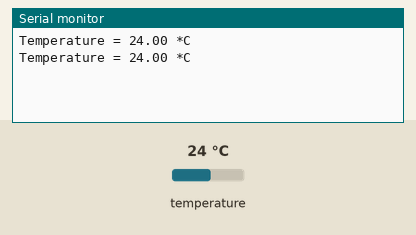
This sketch was run on a simulated ESP8266 (Wemos D1 mini). Shown: the last lines printed to the serial monitor. The test bench sets the inputs (shaded band); at power-on: temperature 24 °C.

Above: at 2.8 s.
2.9 s: temperature set to 12 °C
At 5.3 s:
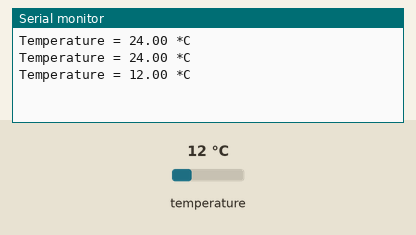
5.7 s: temperature set to 19 °C
At 7.2 s:
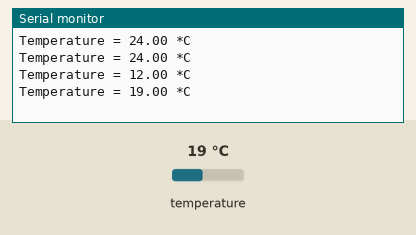
Timing chart, 0 to 8.7 s (numbered marks = the images above; inputs shaded):
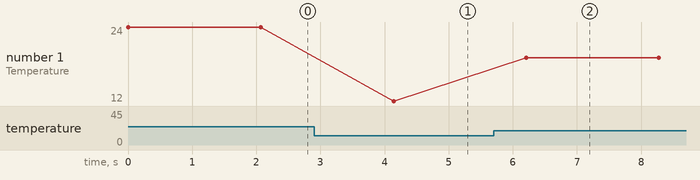

The sketch:

TemperatureNightLight.ino
```cpp
/*******************************************************************
 *  A project for chaning the colour of a kids light based on the
 *  temperature of the room by emulating the IR remote that comes
 *  with the light
 *
 *  Parts:
 *  D1 Mini ESP8266 * - http://s.click.aliexpress.com/e/uzFUnIe
 *  Pack of 10 IR LEDs (Good ones)* - http://s.click.aliexpress.com/e/s3yNpaC
 *  BME280 Temperature & Humidity Sensor (4 pin)* - http://s.click.aliexpress.com/e/l4xWrpck
 *  Ir Reciever Board - https://www.aliexpress.com/item/32723068169.html
 *
 *  * = Affilate
 *
 *  If you find what I do usefuland would like to support me,
 *  please consider becoming a sponsor on Github
 *  https://github.com/sponsors/witnessmenow/
 *
 *
 *  Written by Brian Lough
 *  YouTube: https://www.youtube.com/brianlough
 *  Tindie: https://www.tindie.com/stores/brianlough/
 *  Twitter: https://twitter.com/witnessmenow
 *******************************************************************/

// ----------------------------
// Standard Libraries
// ----------------------------

#include <Arduino.h>
#include <Wire.h>

// ----------------------------
// Additional Libraries - each one of these will need to be installed.
// ----------------------------

#include <IRremoteESP8266.h>
#include <IRsend.h>

// This library is for sending the IR Commands
//
// Can be installed from the library manager, search for "IRremoteESP8266"
// https://github.com/crankyoldgit/IRremoteESP8266

#include <Adafruit_BME280.h>
// This library for interfacing with the temp sensor
//
// Can be installed from the library manager, search for "bme280"
// https://github.com/adafruit/Adafruit_BME280_Library
//
// You also will need to install the Adafruit Unified Sesnor library
// Can be installed from the library manager, search for "unified sesnor"
// https://github.com/adafruit/Adafruit_Sensor


// ----------------------------
// Pin Defintions
// ----------------------------

#define IR_SEND_PIN D6

//Not needed for this sketch
#define IR_RECV_PIN D5

// Using the default i2c pins of the ESP8266
// for the BME280 so definition needed.
// SDA -> D1
// SCL -> D2

// ----------------------------

// All commands that are my remote control.
// I used the IRrecDumpV2 example from the
// IRremoteESP8266 library to read these

// Power - irsend.sendNEC(0xFFE21D, 32);
// Bright Down - irsend.sendNEC(0xFF629D, 32);
// Bright Down - irsend.sendNEC(0xFFA25D, 32);

// RED - irsend.sendNEC(0xFF22DD, 32);
// Yellow - irsend.sendNEC(0xFF02FD, 32);
// Purple - irsend.sendNEC(0xFFC23D, 32);

// GREEN - irsend.sendNEC(0xFFE01F, 32);
// Light Blue - irsend.sendNEC(0xFFA857, 32);
// Orange - irsend.sendNEC(0xFF906F, 32);

// BLUE - irsend.sendNEC(0xFF6897, 32);
// Magenta - irsend.sendNEC(0xFF9867, 32);
// WHITE - irsend.sendNEC(0xFFB04F, 32);

// TIME1 - irsend.sendNEC(0xFF30CF, 32);
// TIME2 - irsend.sendNEC(0xFF18E7, 32);
// TIME3 - irsend.sendNEC(0xFF7A85, 32);

// HEARBEAT - irsend.sendNEC(0xFF10EF, 32);
// TREE - irsend.sendNEC(0xFF38C7, 32);

IRsend irsend(IR_SEND_PIN);
#define SEALEVELPRESSURE_HPA (1013.25)

// Temperatures (in celcius) that the light will change colour,
// change these as required
float minTemp = 18;
float maxTemp = 26;

Adafruit_BME280 bme;

void setup() {
  irsend.begin();
  Serial.begin(115200);

  Wire.begin();
  Wire.setClock(100000);

  unsigned status;

  // by default the library uses an i2c address of 0x77,
  // but mine had an address of 0x76 (most of the cheapers ones do)
  status = bme.begin(0x76);
  if (!status) {
    Serial.println("Could not find a valid BME280 sensor, check wiring, address, sensor ID!");
    Serial.print("SensorID was: 0x"); Serial.println(bme.sensorID(), 16);
    Serial.print("        ID of 0xFF probably means a bad address, a BMP 180 or BMP 085\n");
    Serial.print("   ID of 0x56-0x58 represents a BMP 280,\n");
    Serial.print("        ID of 0x60 represents a BME 280.\n");
    Serial.print("        ID of 0x61 represents a BME 680.\n");
    while (1);
  }

}

float temp = 0;

void loop() {
  temp = bme.readTemperature();
  Serial.print(F("Temperature = "));
  Serial.print(temp);
  Serial.println(" *C");

  if (temp > maxTemp)
  {
    // Temp is above the max, set light to RED
    irsend.sendNEC(0xFF22DD, 32);
  } else if (temp < minTemp) {
    // Temp is below the min, set light to BLUE
    irsend.sendNEC(0xFF6897, 32);
  } else {
    // deafult the light to GREEN
    irsend.sendNEC(0xFFE01F, 32);
  }

  delay(2000);

}
```

Measured:
- after the input at 2.9 s, the serial monitor: prints a new line after 1.2 s (image 1)
- after the input at 5.7 s, the serial monitor: prints a new line after 0.51 s (image 2)
- plotted number 1: 24 → 12 after the input at 2.9 s, 12 → 19 after the input at 5.7 s
